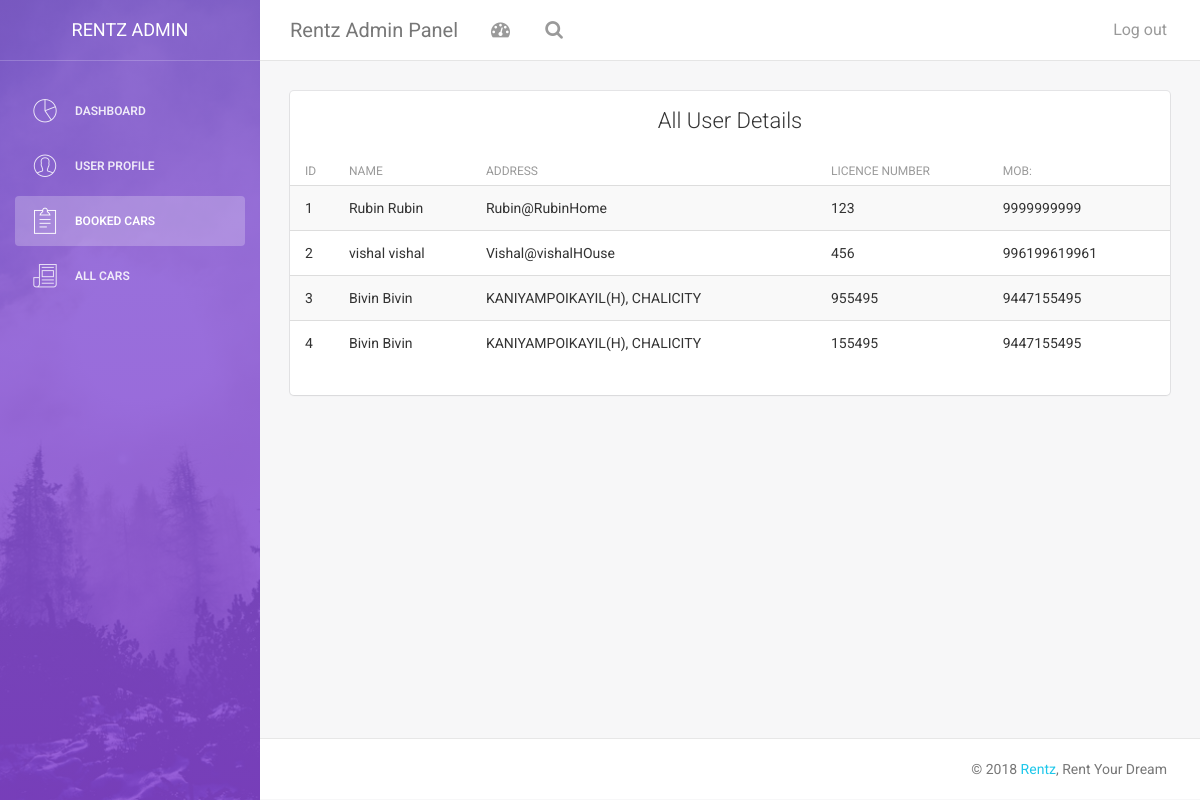
Screenshot of /admin/index.php?d=1 (signed in) with the database file from the repository.
### tables this page shows
CREATE TABLE IF NOT EXISTS `tbl_user` (
  `id` int(11) NOT NULL AUTO_INCREMENT,
  `category` int(11) NOT NULL,
  `firstname` varchar(256) NOT NULL,
  `lastname` varchar(256) NOT NULL,
  `address` text NOT NULL,
  `mobno` varchar(256) NOT NULL,
  `licenceno` varchar(256) NOT NULL,
  `licencephoto` varchar(256) NOT NULL,
  `idphoto` varchar(256) NOT NULL,
  `password` varchar(256) NOT NULL,
  `status` int(11) NOT NULL,
  PRIMARY KEY (`id`),
  UNIQUE KEY `licenceno_2` (`licenceno`),
  KEY `licenceno` (`licenceno`),
  KEY `licenceno_3` (`licenceno`)
);

### config.php (called while the page is built, shortened)
<?php
$connection = mysqli_connect('localhost', 'root', '');
$select_db = mysqli_select_db($connection, 'rentz');
?>

### admin/data/data_functions.php (called while the page is built, shortened)
<?php
function get_all_users()
{	include('../config.php');
	$a=0;
	$typ=array();
	$sql="SELECT * FROM `tbl_user` ORDER BY `id` DESC";
	$result=mysqli_query($connection,$sql);
	while($row=mysqli_fetch_array($result))
	{
		$typ[$a]=array();
		$typ[$a]['id']=$row['id'];
		$typ[$a]['address']=stripslashes($row['address']);
		$typ[$a]['category']=stripslashes($row['category']);
		$typ[$a]['firstname']=stripslashes($row['firstname']);
		$typ[$a]['idphoto']=stripslashes($row['idphoto']);
		$typ[$a]['lastname']=stripslashes($row['lastname']);
		$typ[$a]['licenceno']=stripslashes($row['licenceno']);
		$typ[$a]['licencephoto']=stripslashes($row['licencephoto']);
		$typ[$a]['mobno']=stripslashes($row['mobno']);
		$typ[$a]['password']=stripslashes($row['password']);
		$typ[$a]['status']=stripslashes($row['status']);
	$a++;
	}
	return $typ;
}function get_all_bookedcars()
{	include('../config.php');
	$a=0;
	$typ=array();
	$sql="SELECT * FROM `tbl_booking` ORDER BY `book_id` DESC";
	$result=mysqli_query($connection,$sql);
	while($row=mysqli_fetch_array($result))
	{
		$typ[$a]=array();
		$typ[$a]['book_id']=$row['book_id'];
		$typ[$a]['book_date']=stripslashes($row['book_date']);
		$typ[$a]['cars_id']=stripslashes($row['cars_id']);
		$typ[$a]['comments']=stripslashes($row['comments']);
		$typ[$a]['cust_id']=stripslashes($row['cust_id']);
		$typ[$a]['status']=stripslashes($row['status']);
	$a++;
	}
	return $typ;
}
?>

### admin/pages/all users.php (the view)
<?php
include('data/data_functions.php');
$pgs=get_all_users();
$counts=count($pgs);
?>
<div class="content table-responsive table-full-width">
                                <table class="table table-hover table-striped">
                                    <thead>
                                        <th>ID</th>
                                    	<th>Name</th>
                                        <th>Address</th>
                                    	<th>Licence number</th>
                                    	<th>Mob:</th>
                                    </thead>
                                    <tbody>
									<?php for($i=0;$i<$counts;$i++){?>
                                        <tr>
                                        	<td><?php echo $i+1 ?></td>
                                        	<td><?php echo $pgs[$i]['firstname']; echo "  "; echo $pgs[$i]['firstname'];?></td>
                                        	<td><?php echo $pgs[$i]['address'];?></td>
                                        	<td><?php echo $pgs[$i]['licenceno'];?></td>
                                        	<td><?php echo $pgs[$i]['mobno'];?></td>
                                        </tr>
                                        <?php } ?>
                                    </tbody>
                                </table>
 </div>

### rows the page displays
tbl_user: firstname "Rubin", address "Rubin@RubinHome", licenceno "123", mobno "9999999999"
tbl_user: firstname "vishal", address "Vishal@vishalHOuse", licenceno "456", mobno "996199619961"
tbl_user: firstname "Bivin", address "KANIYAMPOIKAYIL(H), CHALICITY", licenceno "955495", mobno "9447155495"
tbl_user: firstname "Bivin", address "KANIYAMPOIKAYIL(H), CHALICITY", licenceno "155495", mobno "9447155495"
